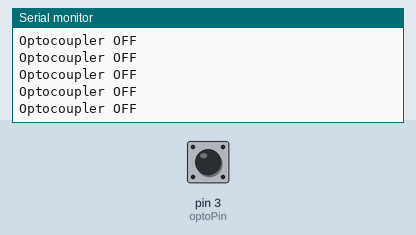
Simulated run of this sketch. Board: Arduino Uno, built with avr-gcc and run on an emulated ATmega328P. Shown: the last lines printed to the serial monitor. The inputs (shaded band) are chosen by the test bench; at power-on: pin 3 (optoPin) LOW.

Above: at 1.2 s.
1.3 s: pin 3 (optoPin) driven HIGH
At 1.8 s:
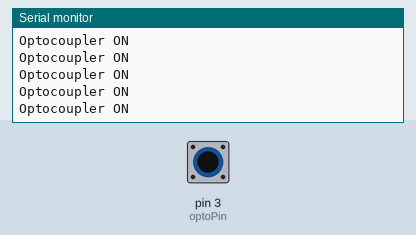
3.2 s: pin 3 (optoPin) driven LOW
At 4.2 s:
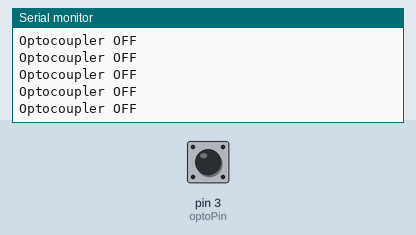
6.2 s: pin 3 (optoPin) driven HIGH
At 6.8 s:
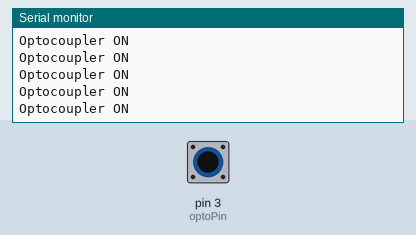
9.2 s: pin 3 (optoPin) pulsed LOW 5 times (0.12 s each, 0.3 s apart)
13.7 s: pin 3 (optoPin) pulsed LOW 2 times (0.12 s each, 0.3 s apart)
17.3 s: pin 3 (optoPin) driven LOW
At 18.0 s:
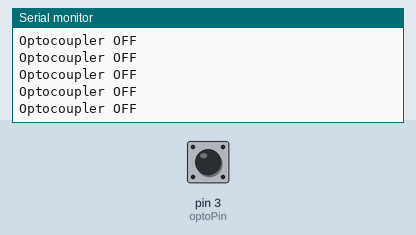

Measured:
- after the input at 1.3 s, the serial monitor: prints a new line after 0.08 s (image 1)
- after the input at 17.3 s, the serial monitor: prints a new line after 0.08 s (image 4)

The sketch:

read_optocoupler.ino
```cpp
#define dbg Serial

#define OPTO 5 // analog 5
const int optoPin = 3;
void setup()
{
  dbg.begin(9600);
//  pinMode( optoPin, INPUT );
}

void loop()
{
  String msg = "Optocoupler ";
  int optoState = digitalRead( optoPin );
  if( optoState == HIGH )
  {
    msg += "ON";
  }
  else
  {
    msg += "OFF";
  }

//  int x = analogRead( OPTO );
//  msg += x;
  dbg.println( msg );
//  delay( 1000 );
}
```
